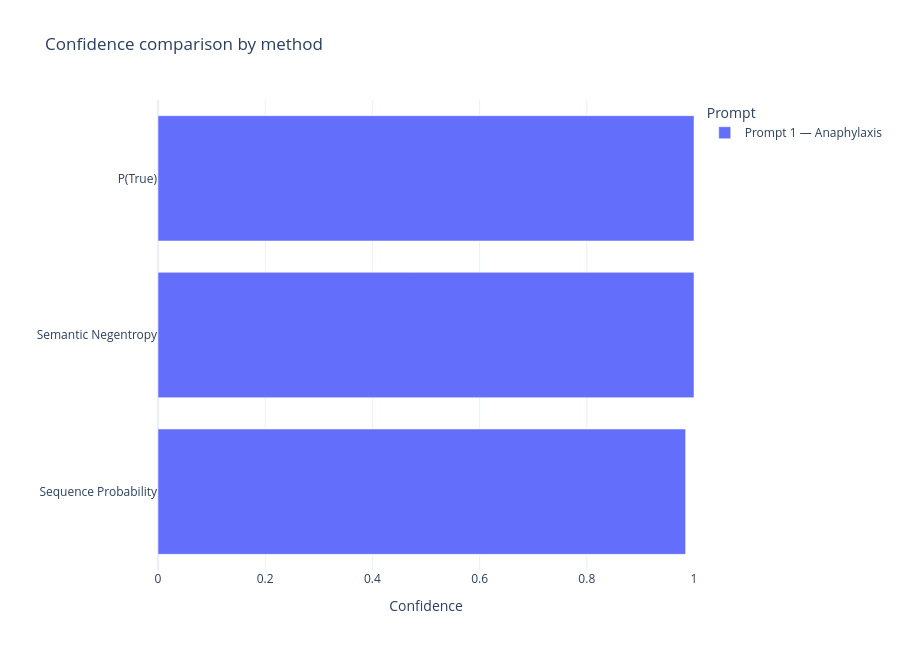

This figure's notebook cell:
### Code cell
bar_df = (
    comparison_table
    .reset_index()
    .melt(
        id_vars="Technique",
        var_name="Prompt",
        value_name="Confidence",
    )
)

fig = px.bar(
    bar_df,
    x="Confidence",
    y="Technique",
    color="Prompt",
    barmode="group",
    orientation="h",
    title="Confidence comparison by method",
)

fig.update_layout(
    template="plotly_white",
    height=650,
    xaxis_range=[0, 1],
    xaxis_title="Confidence",
    yaxis_title="",
)

fig.show()

### Figure 1 — Plotly figure (JSON) as saved in the notebook; plotly's stock layout.template omitted (floating-point values rounded to 4 significant figures)
{"data": [{"alignmentgroup": "True", "hovertemplate": "Prompt=Prompt 1 — Anaphylaxis<br>Confidence=%{x}<br>Technique=%{y}<extra></extra>", "legendgroup": "Prompt 1 — Anaphylaxis", "marker": {"color": "#636efa", "pattern": {"shape": ""}}, "name": "Prompt 1 — Anaphylaxis", "offsetgroup": "Prompt 1 — Anaphylaxis", "orientation": "h", "showlegend": true, "textposition": "auto", "type": "bar", "x": [0.9844, 1.0, 1.0], "xaxis": "x", "y": ["Sequence Probability", "Semantic Negentropy", "P(True)"], "yaxis": "y"}], "layout": {"barmode": "group", "height": 650, "legend": {"title": {"text": "Prompt"}, "tracegroupgap": 0}, "title": {"text": "Confidence comparison by method"}, "xaxis": {"anchor": "y", "domain": [0, 1], "range": [0, 1], "title": {"text": "Confidence"}}, "yaxis": {"anchor": "x", "domain": [0, 1], "title": {"text": ""}}}}
